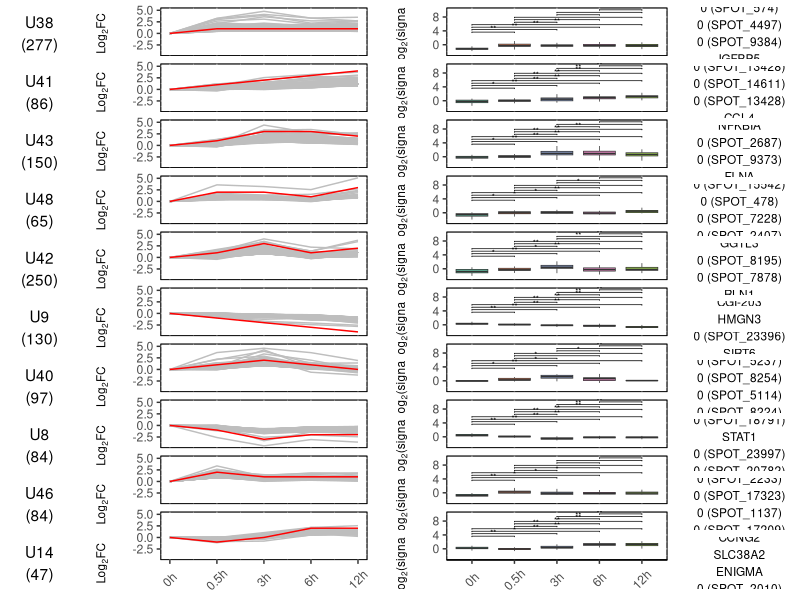

Source code (R):
## ---- chunk 1
knitr::opts_chunk$set(echo = TRUE)
## ---- chunk 2
library(readr)
library(dplyr)
library(ggplot2)
library(stringr)
library(magrittr)
library(purrr)
library(tidyr)
library(tibble)
library(ggpubr)
library(RColorBrewer)
library(Cairo)
library(grid)

Sys.setenv(LANGUAGE = "en") #显示英文报错信息
options(stringsAsFactors = FALSE) #禁止chr转成factor
## ---- chunk 3
# gene expression
exp_rep1 <- read.delim("g27_1.txt", check.names = F, row.names = 1,
                       colClasses=c("SPOT"="character"))
head(exp_rep1)
exp_rep2 <- read.delim("g27_2.txt", check.names = F, row.names = 1,
                       colClasses=c("SPOT"="character"))

# time point
tp <- colnames(exp_rep1)[2:ncol(exp_rep1)]

# profile
profiletable <- read.delim("defaultsGuilleminSample_profiletable.txt", check.names = F)
head(profiletable)

genetable <- read.delim("defaultsGuilleminSample_genetable.txt", check.names = F)
colnames(genetable)[4:ncol(genetable)] <- as.character(seq(1:length(tp) - 1))
head(genetable)
dim(genetable)
## ---- chunk 4
# Repeat data values will be averaged with the values from the original data file using the median.
# 合并2次重复，后面取均值画box plot
exp_all <- rbind(exp_rep1,exp_rep2)
colnames(exp_all)[2:ncol(exp_all)] <- as.character(seq(1:length(tp) - 1))

# 进入STEM profile的GeneSymbol
GeneSymbolp <- base::intersect(genetable$`Gene Symbol`, exp_all$`Gene Symbol`)
length(GeneSymbolp)

#只保留进入profile的Gene Symbol
exp_all <- exp_all[exp_all$`Gene Symbol` %in% GeneSymbolp,]
exp_all <- aggregate(.~`Gene Symbol`, exp_all, median) #有多个SPOT的基因，表达量取中值
dim(exp_all)
head(exp_all)

#向表达矩阵添加基因所在的profile
exp_all.pro <-  genetable %>% select(`Gene Symbol`, Profile) %>% 
  right_join(exp_all, by = "Gene Symbol") 
head(exp_all.pro)
dim(exp_all.pro)
## ---- chunk 5
profiletable %<>% separate(col = `Profile Model`, 
                          into = as.character(seq(1:length(tp) - 1)), 
                          sep = ",", convert = TRUE) %>% 
  select(Profile = `Profile ID`, `Cluster (-1 non-significant)`, `# Genes Assigned`, `p-value`, as.character(seq(1:length(tp) - 1)))
head(profiletable)
## ---- chunk 6
# 定义一个函数，进行宽转长，并改变变量类型为数字
myfun <- function(df) {
  df %<>% gather(key = "x", value = "y", as.character(seq(1:length(tp) - 1))) %>% 
    mutate(x1 = as.numeric(x)) %>% select(-x) %>% rename(x = x1)
  return(df)
}

sig_num <- profiletable %>% select(Profile, `Cluster (-1 non-significant)`, `# Genes Assigned`, `p-value`)

profiletable %<>% select(- `Cluster (-1 non-significant)`, -`# Genes Assigned`, -`p-value`) %>% 
  group_by(Profile) %>% nest() 
profiletable$red <- map(profiletable$data, myfun)
profiletable %<>% ##
  select(Profile, red) %>% 
  left_join(sig_num, by = "Profile")


genetable %<>% ##
  group_by(Profile) %>% nest()
genetable$grey <- map(genetable$data, myfun)
genetable %<>% select(Profile, grey) 

exp_all.pro %<>% ##
  group_by(Profile) %>% nest()
exp_all.pro$box <- map(exp_all.pro$data, myfun)
exp_all.pro %<>%  select(Profile, box)
## ---- chunk 7
nest <- genetable %>% left_join(profiletable, by = "Profile") %>% 
  left_join(exp_all.pro, by = "Profile") %>%
  arrange(`Cluster (-1 non-significant)`) #最后出图时按照cluster列从小到大排序

# 将`Profile`变量转变成因子，以便分面后一一对应。  
Profile <- nest$Profile %>% as.character()
Profile_2 <- as.factor(Profile)
levels(Profile_2) <- Profile
nest$Profile <- Profile_2 %>% sort() # 必须按因子水平排序
## ---- chunk 8
nest_part <- nest[nest$`Cluster (-1 non-significant)` != (-1),]
nrow(nest_part)

#或者，你还可以自己指定画哪几个profile
#myprofile <- c("38", "43", "41", "42", "48")
#nest_part <- nest[nest$Profile %in% myprofile,]
## ---- chunk 9
plot_line <- 
  ggplot(data = nest_part %>% select(Profile, grey, `# Genes Assigned`) %>% unnest()) + 
  geom_line(aes(x = x, y = y, group = `Gene Symbol`), color = "grey") + 
  geom_line(data = nest_part %>% select(Profile, red, `# Genes Assigned`) %>% unnest(), 
            aes(x = x, y = y), color = "red") + 
  facet_grid(rows = vars(Profile)) + 
  scale_x_continuous(breaks = seq(1:length(tp) - 1), 
                     labels = tp) + # 坐标轴刻度标签

  theme(panel.background = element_rect(fill = "white", color = "black"),
        axis.title = element_blank(), 
        axis.text.x = element_text(angle = 45, hjust = .5, vjust = .5), # 调整坐标轴刻度标签角度及其位置
        strip.background = element_blank(), # 隐藏分面
        strip.text = element_blank(),
        axis.line = element_blank(),
        panel.border = element_rect(linetype = "solid", color = "black", fill = NA)) 

# plot_line
## ---- chunk 10
# 自定义差异性数据，如果你的时间点超过5个，就按排列组合规律继续添加
compaired <- list(
  c("1", "2"), c("1", "3"), c("1", "4"), c("1", "5"),
  c("2", "3"), c("2", "4"), c("2", "5"),
  c("3", "4"), c("3", "5"),
  c("4", "5")
)

nest_part_new <- nest_part
nest_part_new %<>% select(Profile, box) %>% unnest() 
x2 <- as.character(nest_part_new$x) %>% as.factor()
levels(x2) <- seq(1:length(tp) - 1)
nest_part_new$x2 <- x2

plot_box <- 
  nest_part_new %>% 
  ggplot(aes(x = x2, y = y, fill = x2, group = x2)) + 
  geom_boxplot(size = 0.25, 
               outlier.color = NA, #隐去箱线图上的异常点
               #或者用下面这行设置离群值点大小和颜色
               #outlier.size = 1, outlier.color = "grey", 
               show.legend = FALSE) + #不显示图例
  
  # 标注差异显著性
  # 默认wilcox.test，可添加method = 参数来修改统计检验方法
  # 这里有更多标注方式举例，https://rpkgs.datanovia.com/ggpubr/reference/stat_compare_means.html
  stat_compare_means(comparisons = compaired,
                     bracket.size = 0.25, size = 2,
                     label = "p.signif", hide.ns = TRUE, #不显著不显示
                     symnum.args = list(
                       cutpoints = c(0, 0.001, 0.05, 1), #根据自己的需要定cutoff
                       symbols = c("**", "*", " "))) + #根据自己的需要而定
  # 如果不想标注差异显著性，就不运行上面这段

  facet_grid(rows = vars(Profile)) + 
  scale_x_discrete(breaks = seq(1:length(tp) - 1), 
                     labels = tp) + # 坐标轴刻度标签
  scale_fill_brewer(palette = "Set2") + #box的配色
  theme(panel.background = element_rect(fill = "white", color = "black"),
        axis.title = element_blank(), 
        axis.text.x = element_text(angle = 45, hjust = .5, vjust = .5),
        axis.line.x.bottom = element_line(color = "black"),# 调整坐标轴刻度标签角度
        strip.background = element_blank(),
        strip.text = element_blank(),
        axis.line = element_blank(),
        panel.border = element_rect(linetype = "solid", color = "black", fill = NA)) 

#plot_box
## ---- chunk 11
# profile的编号和每个profile内的基因数
plot_text_1 <- 
  nest_part %>% select(Profile, `# Genes Assigned`) %>% unnest() %>% 
  add_column(., x = rep(1, nrow(.))) %>% 
  add_column(., y = rep(1, nrow(.))) %>% 
  ggplot() + 
  geom_text(mapping = aes(x = x, y = x, label = paste0("U", Profile, "\n(", `# Genes Assigned`, ")"))) + 
  facet_grid(rows = vars(Profile)) + 
  theme(panel.background = element_blank(),
        axis.title = element_blank(), 
        axis.text = element_blank(),
        axis.ticks = element_blank(),
        strip.background = element_blank(),
        strip.text = element_blank()) 

#plot_text_1

# 折线图的y轴title
plot_text_2 <- nest_part %>% select(Profile, `# Genes Assigned`) %>% unnest() %>% 
  add_column(., x = rep(1, nrow(.))) %>% 
  add_column(., y = rep(1, nrow(.))) %>% 
  ggplot() + 
  geom_text(mapping = aes(x = x, y = x), 
            size = 3, 
            label = expression('Log'[2]*'FC'), angle = 90) + 
  facet_grid(rows = vars(Profile)) + 
  theme(panel.background = element_blank(),
        axis.title = element_blank(), 
        axis.text = element_blank(),
        axis.ticks = element_blank(),
        strip.background = element_blank(),
        strip.text = element_blank()) 

#plot_text_2

# box plot的y轴title
plot_text_3 <- nest_part %>% select(Profile, `# Genes Assigned`) %>% unnest() %>% 
  add_column(., x = rep(1, nrow(.))) %>% 
  add_column(., y = rep(1, nrow(.))) %>% 
  ggplot() + 
  geom_text(mapping = aes(x = x, y = x), 
            size = 3,
            label = expression('Log'[2]*'(signal)'), angle = 90) + 
  facet_grid(rows = vars(Profile)) + 
  theme(panel.background = element_blank(),
        axis.title = element_blank(), 
        axis.text = element_blank(),
        axis.ticks = element_blank(),
        strip.background = element_blank(),
        strip.text = element_blank()) 

#plot_text_3
## ---- chunk 12
# 自定义基因筛选函数,这里随机取4个
myfilter <- function(df) {
  Gene_four <- df$`Gene Symbol` %>% unique() %>%
    sample(size = 4, replace = TRUE) %>% 
    paste0(collapse = "\n") # 必须拼接为长度为1的字符串
  return(Gene_four)
}

# 调用函数对每个Profile筛选基因
Gene_part <- nest_part %>% select(Profile, grey) 
Gene_part$Gene_four <-  map(Gene_part$grey, myfilter)
Gene_part %<>% select(Profile, Gene_four) %>% unnest() 

plot_text_4 <- Gene_part %>% 
  add_column(., x = rep(1, nrow(.))) %>% 
  add_column(., y = rep(1, nrow(.))) %>% 
  ggplot() + 
  geom_text(mapping = aes(x = x, y = x, label = Gene_four), 
            size = 3) + 
  facet_grid(rows = vars(Profile)) + 
  theme(panel.background = element_blank(),
        axis.title = element_blank(), 
        axis.text = element_blank(),
        axis.ticks = element_blank(),
        strip.background = element_blank(),
        strip.text = element_blank()) 

#plot_text_4
## ---- chunk 13
CairoPDF(file = "STEMbox.pdf", width = 6, height = 14)

grid.newpage() # 新建画布
layout_1 <- grid.layout(nrow = 1, ncol = 6, 
                        widths = c(0.3, 0.2, 1, 0.2, 1, 0.5)) # 宽度比例，
## 如果想自行设置长宽比，可以增加ncol，同时在widths后面增加一个数字，这个数字不填充画图对象，这样就能调整长宽比例了。  
pushViewport(viewport(layout = layout_1)) # 推出视窗
print(plot_text_1, vp = viewport(layout.pos.col = 1))
print(plot_text_2, vp = viewport(layout.pos.col = 2))
print(plot_line, vp = viewport(layout.pos.col = 3))
print(plot_text_3, vp = viewport(layout.pos.col = 4))
print(plot_box, vp = viewport(layout.pos.col = 5))
print(plot_text_4, vp = viewport(layout.pos.col = 6)) #不想在右侧写基因名就不运行这行

dev.off()
## ---- chunk 14
sessionInfo()
